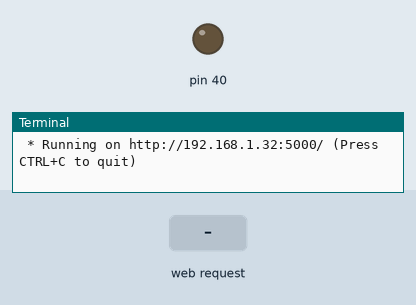
Simulated run of this program. Board: Raspberry Pi (header pin numbers). Shown: output pins drawn as LEDs (lit = HIGH), the last lines printed to the terminal. Inputs (shaded band) come from the test bench. The clock reads 2024-03-15 10:24:30 at power-on unless the program sets it.

Above: at 1.2 s.
1.3 s: HTTP request for /40/on received
At 1.8 s:
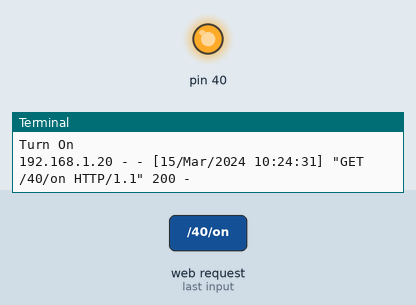
2.8 s: HTTP request for /40/off received
At 4.1 s:
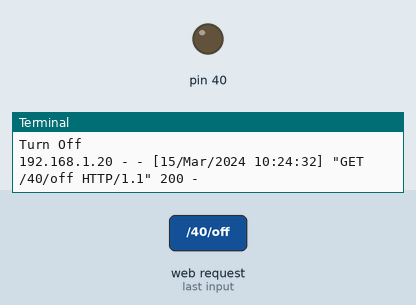
Timing chart, 0 to 5.8 s (numbered marks = the images above; inputs shaded):
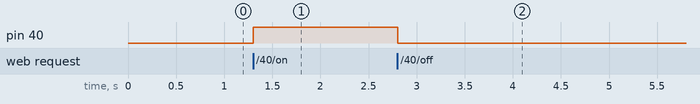

Measured:
- after the input at 1.3 s, pin 40: LOW → HIGH at once
- after the input at 2.8 s, pin 40: HIGH → LOW at once

The program:

gpioweb.py
```python
#!/usr/bin/python
from flask import Flask, render_template
import datetime
import RPi.GPIO as GPIO
app = Flask(__name__)

#Initial setUp
GPIO.setmode(GPIO.BOARD)
GPIO.setup(40, GPIO.OUT)
GPIO.output(40, False)
now = datetime.datetime.now()
timeString = now.strftime("%Y-%m-%d %H:%M")

#Defining how the program will answers to requests

@app.route("/40/on")
def action4on():
	print "Turn On"
	GPIO.output(40, True)
	message = "GPIO 40 was turned on"
	templateData = {
		'message' : message,
		'time' : timeString
    }
	return render_template('gpioweb.html', **templateData)

@app.route("/40/off")
def action4off():
	print "Turn Off"
	GPIO.output(40, False)
	message = "GPIO 40 was turned off."
	templateData = {
		'message' : message,
		'time' : timeString
	}
	return render_template('gpioweb.html', **templateData)

if __name__ == "__main__":
     app.run(threaded=True,host="192.168.1.32")
```
